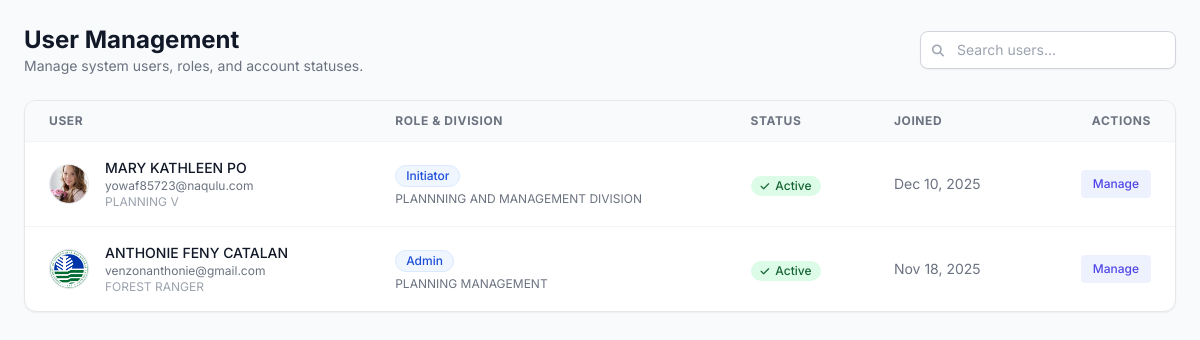
/admin_users.php (signed in), run on an earlier commit of the app's database.
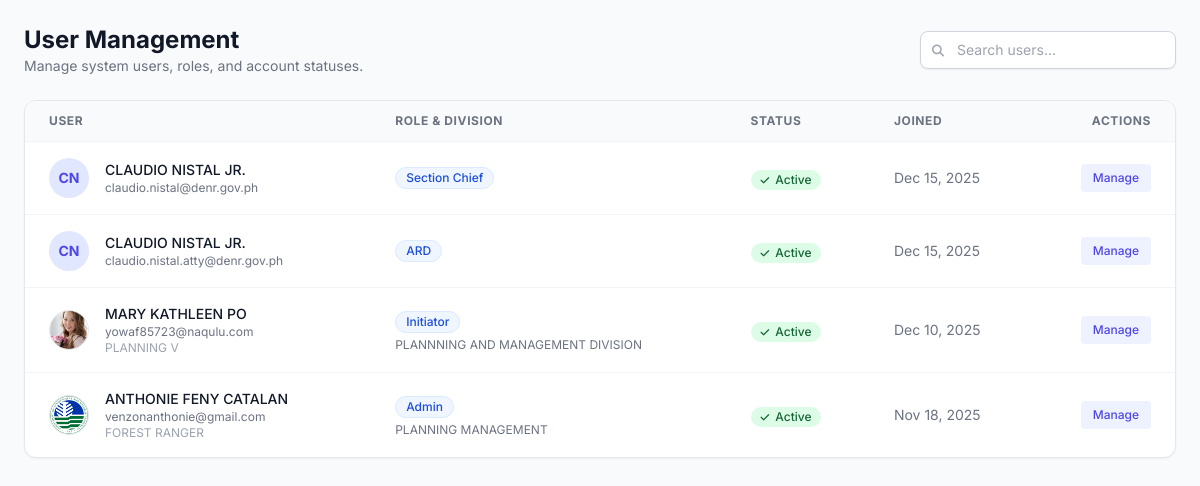
And on a later commit of the database.
### tables this page shows
CREATE TABLE `users` (
  `user_id` int(11) NOT NULL,
  `email` varchar(255) NOT NULL,
  `password_hash` varchar(255) NOT NULL,
  `first_name` varchar(100) NOT NULL,
  `middle_name` varchar(100) DEFAULT NULL,
  `last_name` varchar(100) NOT NULL,
  `suffix` varchar(20) DEFAULT NULL,
  `position` varchar(100) DEFAULT NULL,
  `designation` varchar(100) DEFAULT NULL,
  `division` varchar(100) DEFAULT NULL,
  `sex` enum('Male','Female','Other','Prefer not to say') DEFAULT NULL,
  `contact_number` varchar(50) DEFAULT NULL,
  `role` enum('Initiator','Section Chief','Division Chief','ARD','RED','Records Office','Admin') NOT NULL DEFAULT 'Initiator',
  `status` varchar(50) NOT NULL DEFAULT 'Pending',
  `verification_token` varchar(255) DEFAULT NULL,
  `token_expiry` datetime DEFAULT NULL,
  `reset_token` varchar(255) DEFAULT NULL,
  `reset_token_expiry` datetime DEFAULT NULL,
  `created_at` timestamp NOT NULL DEFAULT current_timestamp(),
  `otos_userlink` int(11) NOT NULL,
  `profile_picture_path` varchar(255) DEFAULT NULL
);

### admin_users.php (the view, shortened to what this page needs)
<?php
require_once 'db.php';
$search = isset($_GET['search']) ? trim($_GET['search']) : '';
$users = [];
$sql = "SELECT user_id, first_name, last_name, email, role, status, division, position, created_at, profile_picture_path
        FROM users WHERE 1=1";
$sql .= " ORDER BY created_at DESC";
$stmt = $conn->prepare($sql);
$stmt->execute();
$result = $stmt->get_result();
while ($row = $result->fetch_assoc()) {
    $users[] = $row;
}
function get_initials($fname, $lname) {
    return strtoupper(substr($fname, 0, 1) . substr($lname, 0, 1));
}
?>
<!DOCTYPE html>
<html lang="en">
<head>
    <script src="https://cdn.tailwindcss.com"></script>
    <link rel="stylesheet" href="https://cdnjs.cloudflare.com/ajax/libs/font-awesome/6.4.0/css/all.min.css">
</head>
<body class="text-gray-800 p-6">
    <div class="flex flex-col sm:flex-row sm:items-center sm:justify-between mb-6 gap-4">
        <div>
            <h1 class="text-2xl font-bold text-gray-900">User Management</h1>
            <p class="text-sm text-gray-500">Manage system users, roles, and account statuses.</p>
        </div>
        <div class="flex items-center gap-2">
            <form action="" method="GET" class="relative">
                <input type="text" name="search" value="<?php echo htmlspecialchars($search); ?>"
                       placeholder="Search users..."
                       class="pl-9 pr-4 py-2 border border-gray-300 rounded-lg text-sm focus:ring-indigo-500 focus:border-indigo-500 w-64 shadow-sm">
                <i class="fas fa-search absolute left-3 top-3 text-gray-400 text-xs"></i>
            </form>
        </div>
    </div>
    <div class="bg-white rounded-xl shadow-sm border border-gray-200 overflow-hidden">
        <div class="overflow-x-auto">
            <table class="w-full text-left border-collapse">
                <thead>
                    <tr class="bg-gray-50 border-b border-gray-100 text-xs font-semibold text-gray-500 uppercase tracking-wider">
                        <th class="px-6 py-3">User</th>
                        <th class="px-6 py-3">Role & Division</th>
                        <th class="px-6 py-3">Status</th>
                        <th class="px-6 py-3">Joined</th>
                        <th class="px-6 py-3 text-right">Actions</th>
                    </tr>
                </thead>
                <tbody class="divide-y divide-gray-100">
                    <?php if (count($users) > 0): ?>
                        <?php foreach ($users as $u): ?>
                            <tr class="hover:bg-gray-50 transition-colors">
                                <td class="px-6 py-4">
                                    <div class="flex items-center">
                                        <?php if (!empty($u['profile_picture_path']) && file_exists($u['profile_picture_path'])): ?>
                                            <img class="h-10 w-10 rounded-full object-cover border border-gray-200" src="<?php echo htmlspecialchars($u['profile_picture_path']); ?>" alt="">
                                        <?php else: ?>
                                            <div class="h-10 w-10 rounded-full bg-indigo-100 text-indigo-600 flex items-center justify-center font-bold text-sm">
                                                <?php echo get_initials($u['first_name'], $u['last_name']); ?>
                                            </div>
                                        <?php endif; ?>
                                        <div class="ml-4">
                                            <div class="text-sm font-medium text-gray-900"><?php echo htmlspecialchars($u['first_name'] . ' ' . $u['last_name']); ?></div>
                                            <div class="text-xs text-gray-500"><?php echo htmlspecialchars($u['email']); ?></div>
                                            <div class="text-xs text-gray-400"><?php echo htmlspecialchars($u['position']); ?></div>
                                        </div>
                                    </div>
                                </td>
                                <td class="px-6 py-4">
                                    <span class="inline-flex items-center px-2.5 py-0.5 rounded-full text-xs font-medium bg-blue-50 text-blue-700 border border-blue-100 mb-1">
                                        <?php echo htmlspecialchars($u['role']); ?>
                                    </span>
                                    <div class="text-xs text-gray-500"><?php echo htmlspecialchars($u['division']); ?></div>
                                </td>
                                <td class="px-6 py-4">
                                    <?php
                                        $statusClass = 'status-' . strtolower($u['status']);
                                        $statusIcon = match($u['status']) {
                                            'active' => 'fa-check',
                                            'pending' => 'fa-clock',
                                            'disabled' => 'fa-ban',
                                            default => 'fa-circle'
                                        };
                                    ?>
                                    <span class="inline-flex items-center gap-1.5 px-2.5 py-0.5 rounded-full text-xs font-medium <?php echo $statusClass; ?>">
                                        <i class="fas <?php echo $statusIcon; ?> text-[10px]"></i>
                                        <?php echo ucfirst(htmlspecialchars($u['status'])); ?>
                                    </span>
                                </td>
                                <td class="px-6 py-4 text-sm text-gray-500">
                                    <?php echo date('M d, Y', strtotime($u['created_at'])); ?>
                                </td>
                                <td class="px-6 py-4 text-right">
                                    <button onclick='openEditModal(<?php echo json_encode($u); ?>)' class="text-indigo-600 hover:text-indigo-900 font-medium text-xs bg-indigo-50 hover:bg-indigo-100 px-3 py-1.5 rounded transition-colors">
                                        Manage
                                    </button>
                                </td>
                            </tr>
                        <?php endforeach; ?>
                    <?php endif; ?>
                </tbody>
            </table>
        </div>
        </div>
</body>
</html>

### admin_users.php (style rules this page uses)
body { font-family: 'Inter', sans-serif; background-color: #f9fafb; }
.status-active { background-color: #dcfce7; color: #166534; }

What changed in the data, as far as the page shows it:
added users: get_initials($u['first_name'], $u['last_name']) "CN", first_name+last_name "CLAUDIO NISTAL JR.", email "claudio.nistal@denr.gov.ph", role "Section Chief", status "Active", created_at "Dec 15, 2025"
added users: get_initials($u['first_name'], $u['last_name']) "CN", first_name+last_name "CLAUDIO NISTAL JR.", email "claudio.nistal.atty@denr.gov.ph", role "ARD", status "Active", created_at "Dec 15, 2025"
